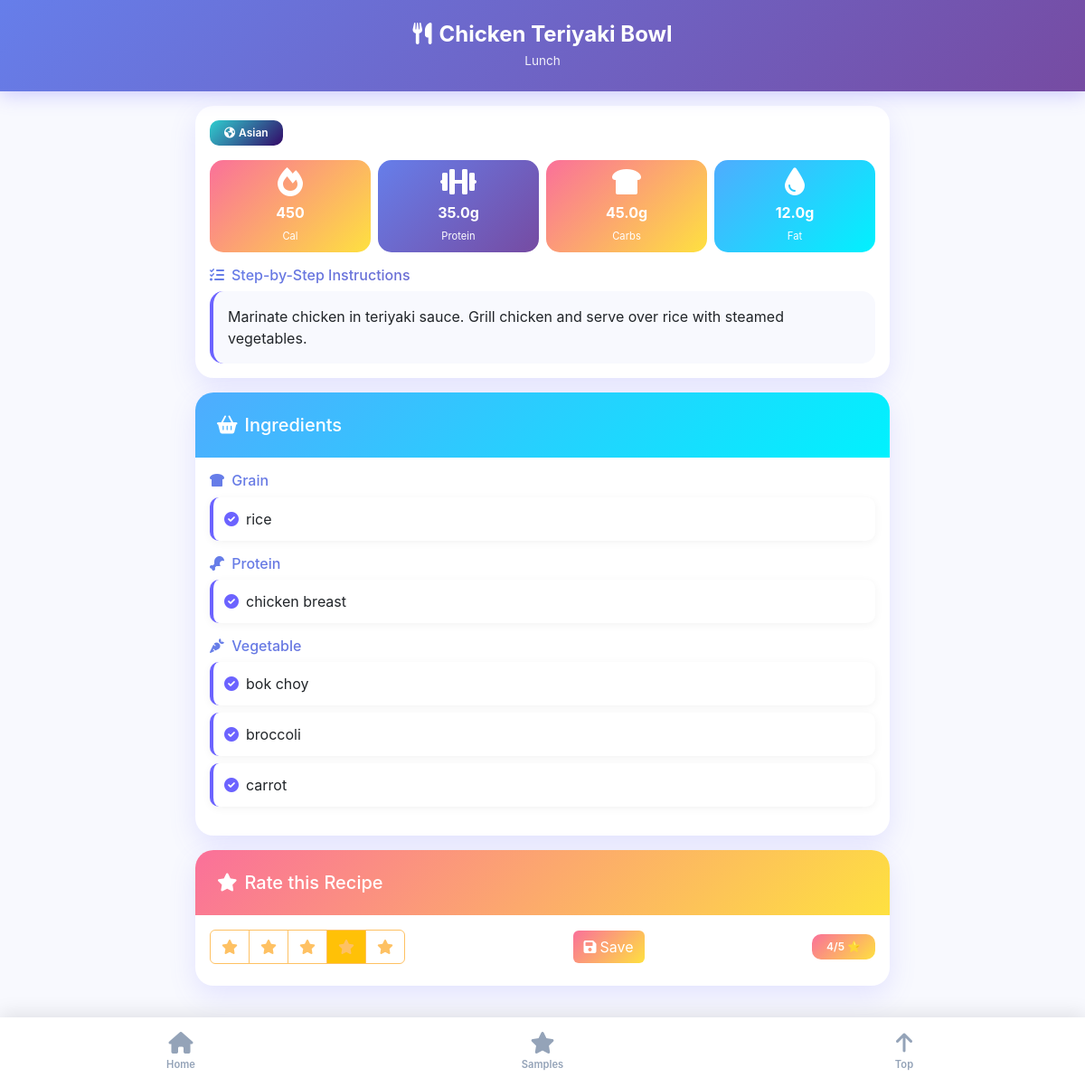
/recipe/1, run on the app's committed database.
### tables this page shows
CREATE TABLE recipes (
        id INTEGER PRIMARY KEY AUTOINCREMENT,
        title TEXT NOT NULL,
        meal_type TEXT NOT NULL,
        instructions TEXT NOT NULL,
        calories INTEGER NOT NULL,
        protein REAL NOT NULL,
        carbs REAL NOT NULL,
        fat REAL NOT NULL
    );

CREATE TABLE ingredients (
        id INTEGER PRIMARY KEY AUTOINCREMENT,
        name TEXT NOT NULL UNIQUE,
        category TEXT NOT NULL
    );

### app.py (the view)
@app.route('/recipe/<int:recipe_id>')
def recipe_detail(recipe_id):
    recipe = get_recipe_by_id(recipe_id)
    if recipe:
        return render_template('recipe_detail.html', recipe=recipe)
    else:
        return "Recipe not found", 404

### app.py (called while the page is built)
def get_db():
    if 'db' not in g:
        g.db = sqlite3.connect(DATABASE)
        g.db.row_factory = sqlite3.Row
    return g.db

def get_db_connection():
    return get_db()

def get_recipe_ingredients(recipe_id):
    conn = get_db_connection()
    try:
        ingredients = conn.execute("""
            SELECT i.name, i.category
            FROM ingredients i
            JOIN recipe_ingredients ri ON i.id = ri.ingredient_id
            WHERE ri.recipe_id = ?
            ORDER BY i.category, i.name
        """, (recipe_id,)).fetchall()
        conn.close()
        return [dict(ing) for ing in ingredients]
    except Exception as e:
        print(f"Error getting ingredients for recipe {recipe_id}: {e}")
        conn.close()
        return []

### templates/recipe_detail.html (shortened to what this page needs)
{% extends "base.html" %}
{% block header_title %}{{ recipe.title }}{% endblock %}
{% block header_subtitle %}{{ recipe.meal_type.title() }}{% endblock %}
{% block content %}
<div class="card mb-3">
    <div class="card-body">
        <div class="d-flex flex-wrap gap-2 mb-3">
            {% for race in recipe.races %}
            <span class="badge" style="background: var(--info-gradient);">
                <i class="fas fa-earth-americas me-1"></i>{{ race }}
            </span>
            {% endfor %}
        </div>
        <div class="row g-2 mb-3">
            <div class="col-3">
                <div class="text-center p-2" style="background: linear-gradient(135deg, #fa709a 0%, #fee140 100%); border-radius: 15px;">
                    <i class="fas fa-fire fa-2x" style="color: white;"></i>
                    <div class="fw-bold mt-1" style="color: white;">{{ recipe.calories }}</div>
                    <small style="color: white; font-size: 0.7rem;">Cal</small>
                </div>
            </div>
            <div class="col-3">
                <div class="text-center p-2" style="background: var(--primary-gradient); border-radius: 15px;">
                    <i class="fas fa-dumbbell fa-2x" style="color: white;"></i>
                    <div class="fw-bold mt-1" style="color: white;">{{ recipe.protein }}g</div>
                    <small style="color: white; font-size: 0.7rem;">Protein</small>
                </div>
            </div>
            <div class="col-3">
                <div class="text-center p-2" style="background: var(--warning-gradient); border-radius: 15px;">
                    <i class="fas fa-bread-slice fa-2x" style="color: white;"></i>
                    <div class="fw-bold mt-1" style="color: white;">{{ recipe.carbs }}g</div>
                    <small style="color: white; font-size: 0.7rem;">Carbs</small>
                </div>
            </div>
            <div class="col-3">
                <div class="text-center p-2" style="background: var(--success-gradient); border-radius: 15px;">
                    <i class="fas fa-droplet fa-2x" style="color: white;"></i>
                    <div class="fw-bold mt-1" style="color: white;">{{ recipe.fat }}g</div>
                    <small style="color: white; font-size: 0.7rem;">Fat</small>
                </div>
            </div>
        </div>
        <h6 class="gradient-text mb-2">
            <i class="fas fa-list-check me-2"></i>Step-by-Step Instructions
        </h6>
        <div class="p-3" style="background: var(--bg-color); border-radius: 15px; border-left: 4px solid var(--primary-color);">
            {% if 'Step 1:' in recipe.instructions %}
                {% set steps = recipe.instructions.split('Step ') %}
                {% for step in steps %}
                    {% if step.strip() %}
                        {% set step_parts = step.split(':', 1) %}
                        {% if step_parts|length == 2 %}
                            <div class="mb-3 p-2" style="background: white; border-radius: 10px; border-left: 3px solid var(--primary-color);">
                                <div class="fw-bold text-primary mb-1">
                                    <i class="fas fa-circle-check me-2"></i>Step {{ step_parts[0] }}
                                </div>
                                <div class="text-muted">{{ step_parts[1].strip() }}</div>
                            </div>
                        {% endif %}
                    {% endif %}
                {% endfor %}
            {% else %}
                {{ recipe.instructions }}
            {% endif %}
        </div>
    </div>
</div>
<div class="card mb-3">
    <div class="card-header" style="background: var(--success-gradient);">
        <h5 class="mb-0" style="color: white;">
            <i class="fas fa-basket-shopping me-2"></i>Ingredients
        </h5>
    </div>
    <div class="card-body">
        {% if recipe.ingredients %}
            {% set ingredients_by_category = recipe.ingredients | groupby('category') %}
            {% for category, ingredients in ingredients_by_category %}
            <div class="mb-3">
                <h6 class="gradient-text mb-2">
                    <i class="fas fa-{{ 'drumstick-bite' if category == 'protein' else 'carrot' if category == 'vegetable' else 'bread-slice' if category == 'grain' else 'cheese' if category == 'dairy' else 'pepper-hot' if category == 'spice' else 'apple-whole' if category == 'fruit' else 'seedling' }} me-1"></i>
                    {{ category.title() }}
                </h6>
                {% for ingredient in ingredients %}
                <div class="ingredient-item">
                    <i class="fas fa-circle-check me-2" style="color: #6C63FF;"></i>{{ ingredient.name }}
                </div>
                {% endfor %}
            </div>
            {% endfor %}
        {% endif %}
    </div>
</div>
<div class="card mb-3">
    <div class="card-header" style="background: var(--warning-gradient);">
        <h5 class="mb-0" style="color: white;">
            <i class="fas fa-star me-2"></i>Rate this Recipe
        </h5>
    </div>
    <div class="card-body">
        <form id="ratingForm" onsubmit="submitRating(event)">
            <div class="d-flex align-items-center justify-content-between flex-wrap gap-2">
                <div class="btn-group" role="group">
                    {% for i in range(1, 6) %}
                    <label class="btn btn-outline-warning" for="rating{{ i }}" style="border-color: #FEC163; color: #FEC163;">
                        <i class="fas fa-star"></i>
                    </label>
                    {% endfor %}
                </div>
                <button type="submit" class="btn" style="background: var(--warning-gradient); color: white; border: none;">
                    <i class="fas fa-save me-1"></i>Save
                </button>
                {% if recipe.rating %}
                <span class="badge" style="background: var(--warning-gradient);">
                    {{ recipe.rating }}/5 ⭐
                </span>
                {% endif %}
            </div>
        </form>
    </div>
</div>
{% endblock %}

### templates/base.html (shortened to what this page needs)
<!DOCTYPE html>
<html lang="en">
<head>
    <link href="https://cdn.jsdelivr.net/npm/bootstrap@5.3.0/dist/css/bootstrap.min.css" rel="stylesheet">
    <link href="https://cdnjs.cloudflare.com/ajax/libs/font-awesome/6.0.0/css/all.min.css" rel="stylesheet">
</head>
<body>
    <header class="app-header">
        <h1><i class="fas fa-utensils me-2"></i>{% block header_title %}Meal Planner{% endblock %}</h1>
        <div class="subtitle">{% block header_subtitle %}Plan delicious meals from around the world{% endblock %}</div>
    </header>
    <main>
        {% block content %}{% endblock %}
    </main>
    <nav class="bottom-nav">
        <a href="{{ url_for('index') }}" class="{% if request.endpoint == 'index' %}active{% endif %}">
            <i class="fas fa-home"></i>
            <span>Home</span>
        </a>
        <a href="{{ url_for('samples') }}" class="{% if request.endpoint == 'samples' %}active{% endif %}">
            <i class="fas fa-star"></i>
            <span>Samples</span>
        </a>
        <a href="#" onclick="scrollToTop(); return false;" class="">
            <i class="fas fa-arrow-up"></i>
            <span>Top</span>
        </a>
    </nav>
</body>
</html>

### templates/base.html (style rules this page uses)
:root { --primary-gradient: linear-gradient(135deg, #667eea 0%, #764ba2 100%); --secondary-gradient: linear-gradient(135deg, #f093fb 0%, #f5576c 100%); --success-gradient: linear-gradient(135deg, #4facfe 0%, #00f2fe 100%); --warning-gradient: linear-gradient(135deg, #fa709a 0%, #fee140 100%); --info-gradient: linear-gradient(135deg, #30cfd0 0%, #330867 100%); --primary-color: #6C63FF; --secondary-color: #FF6B9D; --accent-color: #FEC163; --bg-color: #F8F9FE; --text-dark: #2D3748; --shadow: 0 10px 30px rgba(108, 99, 255, 0.15); --shadow-lg: 0 20px 60px rgba(108, 99, 255, 0.25); }
* { margin: 0; padding: 0; box-sizing: border-box; }
body { font-family: -apple-system, BlinkMacSystemFont, 'Segoe UI', Roboto, 'Helvetica Neue', Arial, sans-serif; background: var(--bg-color); color: var(--text-dark); padding-bottom: 80px; min-height: 100vh; }
.app-header { background: var(--primary-gradient); color: white; padding: 1.5rem 1rem; text-align: center; box-shadow: 0 4px 20px rgba(108, 99, 255, 0.3); position: sticky; top: 0; z-index: 100; }
.app-header h1 { font-size: 1.5rem; font-weight: 700; margin: 0; }
.app-header .subtitle { font-size: 0.85rem; opacity: 0.9; margin-top: 0.25rem; }
main { max-width: 800px; margin: 0 auto; padding: 1rem; }
.card { border-radius: 20px; border: none; box-shadow: var(--shadow); overflow: hidden; }
.card-header { background: var(--primary-gradient); color: white; border: none; padding: 1.5rem; }
.bottom-nav { position: fixed; bottom: 0; left: 0; right: 0; background: white; box-shadow: 0 -4px 20px rgba(0, 0, 0, 0.1); display: flex; justify-content: space-around; align-items: center; padding: 0.5rem 0; z-index: 1000; }
.bottom-nav a { flex: 1; text-align: center; padding: 0.5rem; color: #94A3B8; text-decoration: none; transition: all 0.3s ease; display: flex; flex-direction: column; align-items: center; gap: 0.25rem; }
.bottom-nav a i { font-size: 1.5rem; transition: all 0.3s ease; }
.bottom-nav a span { font-size: 0.7rem; font-weight: 600; }
.gradient-text { background: var(--primary-gradient); -webkit-background-clip: text; -webkit-text-fill-color: transparent; background-clip: text; }
.badge { border-radius: 10px; padding: 0.5rem 1rem; font-weight: 600; }
.ingredient-item { background: white; padding: 0.75rem; margin: 0.5rem 0; border-radius: 10px; border-left: 4px solid var(--primary-color); box-shadow: 0 2px 10px rgba(0, 0, 0, 0.05); }

### data on the page
recipes: title "Chicken Teriyaki Bowl", meal_type "Lunch", calories "450", protein "35.0", carbs "45.0", fat "12.0", instructions "Marinate chicken in teriyaki sauce. Grill chicken and serve over rice with steamed vegetables."
ingredients: title "Grain", name "rice"
ingredients: title "Protein", name "chicken breast"
ingredients: title "Vegetable", name "bok choy"
ingredients: name "broccoli"
ingredients: name "carrot"

### other printed values
{{ race }} "Asian"
{{ recipe.rating }} "4"
